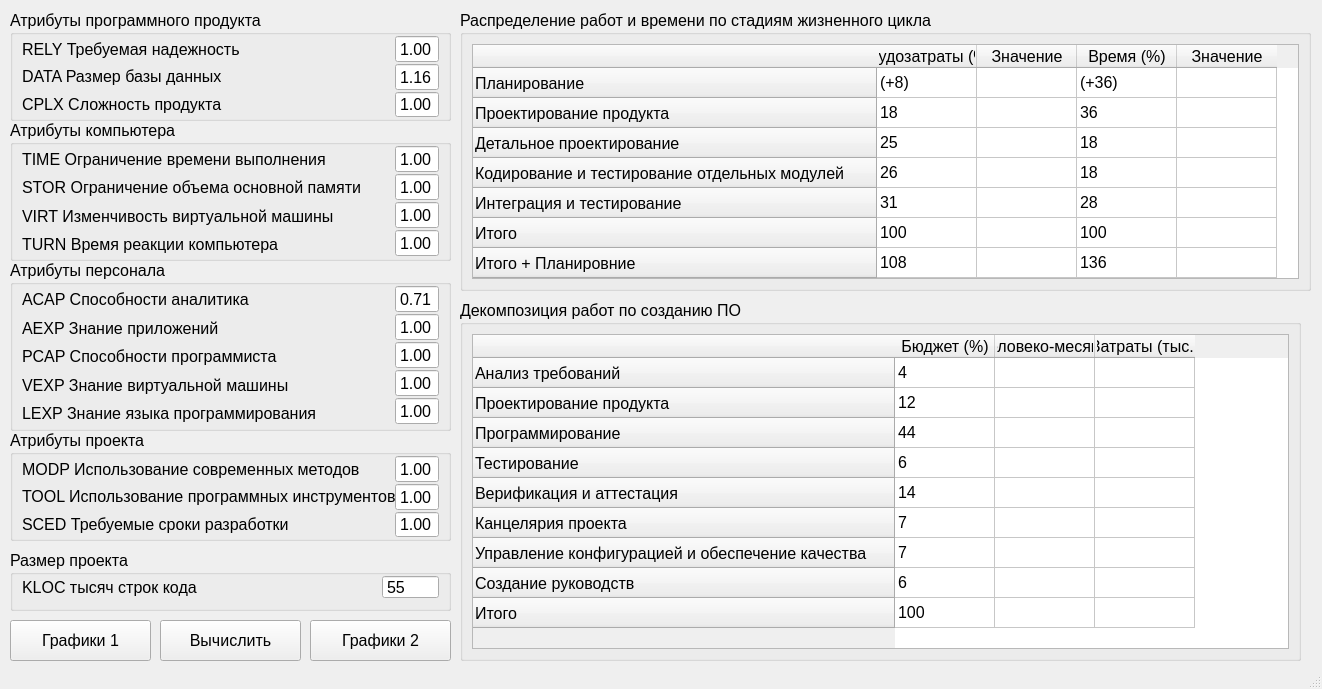
<?xml version="1.0" encoding="UTF-8"?>
<ui version="4.0">
 <class>MainWindow</class>
 <widget class="QMainWindow" name="MainWindow">
  <property name="geometry">
   <rect>
    <x>0</x>
    <y>0</y>
    <width>1322</width>
    <height>689</height>
   </rect>
  </property>
  <property name="font">
   <font>
    <pointsize>12</pointsize>
   </font>
  </property>
  <property name="windowTitle">
   <string>MainWindow</string>
  </property>
  <widget class="QWidget" name="centralwidget">
   <widget class="QGroupBox" name="groupBox">
    <property name="geometry">
     <rect>
      <x>10</x>
      <y>10</y>
      <width>441</width>
      <height>111</height>
     </rect>
    </property>
    <property name="font">
     <font>
      <pointsize>12</pointsize>
     </font>
    </property>
    <property name="title">
     <string>Атрибуты программного продукта</string>
    </property>
    <layout class="QHBoxLayout" name="horizontalLayout">
     <property name="spacing">
      <number>0</number>
     </property>
     <property name="topMargin">
      <number>0</number>
     </property>
     <property name="bottomMargin">
      <number>0</number>
     </property>
     <item>
      <layout class="QVBoxLayout" name="verticalLayout">
       <property name="spacing">
        <number>0</number>
       </property>
       <item>
        <widget class="QLabel" name="label">
         <property name="sizePolicy">
          <sizepolicy hsizetype="Expanding" vsizetype="Preferred">
           <horstretch>0</horstretch>
           <verstretch>0</verstretch>
          </sizepolicy>
         </property>
         <property name="font">
          <font>
           <pointsize>12</pointsize>
          </font>
         </property>
         <property name="text">
          <string>RELY Требуемая надежность</string>
         </property>
        </widget>
       </item>
       <item>
        <widget class="QLabel" name="label_2">
         <property name="sizePolicy">
          <sizepolicy hsizetype="Expanding" vsizetype="Preferred">
           <horstretch>0</horstretch>
           <verstretch>0</verstretch>
          </sizepolicy>
         </property>
         <property name="font">
          <font>
           <pointsize>12</pointsize>
          </font>
         </property>
         <property name="text">
          <string>DATA Размер базы данных</string>
         </property>
        </widget>
       </item>
       <item>
        <widget class="QLabel" name="label_3">
         <property name="sizePolicy">
          <sizepolicy hsizetype="Expanding" vsizetype="Preferred">
           <horstretch>0</horstretch>
           <verstretch>0</verstretch>
          </sizepolicy>
         </property>
         <property name="font">
          <font>
           <pointsize>12</pointsize>
          </font>
         </property>
         <property name="text">
          <string>CPLX Сложность продукта</string>
         </property>
        </widget>
       </item>
      </layout>
     </item>
     <item>
      <layout class="QVBoxLayout" name="verticalLayout_2">
       <property name="spacing">
        <number>0</number>
       </property>
       <item>
        <widget class="QDoubleSpinBox" name="RELY_doubleSpinBox">
         <property name="sizePolicy">
          <sizepolicy hsizetype="Minimum" vsizetype="Fixed">
           <horstretch>0</horstretch>
           <verstretch>0</verstretch>
          </sizepolicy>
         </property>
         <property name="font">
          <font>
           <pointsize>12</pointsize>
          </font>
         </property>
         <property name="buttonSymbols">
          <enum>QAbstractSpinBox::NoButtons</enum>
         </property>
         <property name="minimum">
          <double>0.750000000000000</double>
         </property>
         <property name="maximum">
          <double>1.400000000000000</double>
         </property>
         <property name="value">
          <double>1.000000000000000</double>
         </property>
        </widget>
       </item>
       <item>
        <widget class="QDoubleSpinBox" name="DATA_doubleSpinBox">
         <property name="sizePolicy">
          <sizepolicy hsizetype="Minimum" vsizetype="Fixed">
           <horstretch>0</horstretch>
           <verstretch>0</verstretch>
          </sizepolicy>
         </property>
         <property name="font">
          <font>
           <pointsize>12</pointsize>
          </font>
         </property>
         <property name="buttonSymbols">
          <enum>QAbstractSpinBox::NoButtons</enum>
         </property>
         <property name="minimum">
          <double>0.940000000000000</double>
         </property>
         <property name="maximum">
          <double>1.160000000000000</double>
         </property>
         <property name="value">
          <double>1.160000000000000</double>
         </property>
        </widget>
       </item>
       <item>
        <widget class="QDoubleSpinBox" name="CPLX_doubleSpinBox">
         <property name="sizePolicy">
          <sizepolicy hsizetype="Minimum" vsizetype="Fixed">
           <horstretch>0</horstretch>
           <verstretch>0</verstretch>
          </sizepolicy>
         </property>
         <property name="font">
          <font>
           <pointsize>12</pointsize>
          </font>
         </property>
         <property name="buttonSymbols">
          <enum>QAbstractSpinBox::NoButtons</enum>
         </property>
         <property name="minimum">
          <double>0.700000000000000</double>
         </property>
         <property name="maximum">
          <double>1.650000000000000</double>
         </property>
         <property name="value">
          <double>1.000000000000000</double>
         </property>
        </widget>
       </item>
      </layout>
     </item>
    </layout>
   </widget>
   <widget class="QGroupBox" name="groupBox_2">
    <property name="geometry">
     <rect>
      <x>10</x>
      <y>120</y>
      <width>441</width>
      <height>141</height>
     </rect>
    </property>
    <property name="font">
     <font>
      <pointsize>12</pointsize>
     </font>
    </property>
    <property name="title">
     <string>Атрибуты компьютера</string>
    </property>
    <layout class="QHBoxLayout" name="horizontalLayout_2">
     <property name="spacing">
      <number>0</number>
     </property>
     <property name="topMargin">
      <number>0</number>
     </property>
     <property name="bottomMargin">
      <number>0</number>
     </property>
     <item>
      <layout class="QVBoxLayout" name="verticalLayout_3">
       <property name="spacing">
        <number>0</number>
       </property>
       <item>
        <widget class="QLabel" name="label_4">
         <property name="sizePolicy">
          <sizepolicy hsizetype="Expanding" vsizetype="Preferred">
           <horstretch>0</horstretch>
           <verstretch>0</verstretch>
          </sizepolicy>
         </property>
         <property name="font">
          <font>
           <pointsize>12</pointsize>
          </font>
         </property>
         <property name="text">
          <string>TIME Ограничение времени выполнения</string>
         </property>
        </widget>
       </item>
       <item>
        <widget class="QLabel" name="label_5">
         <property name="sizePolicy">
          <sizepolicy hsizetype="Expanding" vsizetype="Preferred">
           <horstretch>0</horstretch>
           <verstretch>0</verstretch>
          </sizepolicy>
         </property>
         <property name="font">
          <font>
           <pointsize>12</pointsize>
          </font>
         </property>
         <property name="text">
          <string>STOR Ограничение объема основной памяти</string>
         </property>
        </widget>
       </item>
       <item>
        <widget class="QLabel" name="label_6">
         <property name="sizePolicy">
          <sizepolicy hsizetype="Expanding" vsizetype="Preferred">
           <horstretch>0</horstretch>
           <verstretch>0</verstretch>
          </sizepolicy>
         </property>
         <property name="font">
          <font>
           <pointsize>12</pointsize>
          </font>
         </property>
         <property name="text">
          <string>VIRT Изменчивость виртуальной машины</string>
         </property>
        </widget>
       </item>
       <item>
        <widget class="QLabel" name="label_7">
         <property name="sizePolicy">
          <sizepolicy hsizetype="Expanding" vsizetype="Preferred">
           <horstretch>0</horstretch>
           <verstretch>0</verstretch>
          </sizepolicy>
         </property>
         <property name="font">
          <font>
           <pointsize>12</pointsize>
          </font>
         </property>
         <property name="text">
          <string>TURN Время реакции компьютера</string>
         </property>
        </widget>
       </item>
      </layout>
     </item>
     <item>
      <layout class="QVBoxLayout" name="verticalLayout_4">
       <property name="spacing">
        <number>0</number>
       </property>
       <item>
        <widget class="QDoubleSpinBox" name="TIME_doubleSpinBox">
         <property name="font">
          <font>
           <pointsize>12</pointsize>
          </font>
         </property>
         <property name="buttonSymbols">
          <enum>QAbstractSpinBox::NoButtons</enum>
         </property>
         <property name="minimum">
          <double>1.000000000000000</double>
         </property>
         <property name="maximum">
          <double>1.660000000000000</double>
         </property>
         <property name="value">
          <double>1.000000000000000</double>
         </property>
        </widget>
       </item>
       <item>
        <widget class="QDoubleSpinBox" name="STOR_doubleSpinBox">
         <property name="font">
          <font>
           <pointsize>12</pointsize>
          </font>
         </property>
         <property name="buttonSymbols">
          <enum>QAbstractSpinBox::NoButtons</enum>
         </property>
         <property name="minimum">
          <double>1.000000000000000</double>
         </property>
         <property name="maximum">
          <double>1.560000000000000</double>
         </property>
         <property name="value">
          <double>1.000000000000000</double>
         </property>
        </widget>
       </item>
       <item>
        <widget class="QDoubleSpinBox" name="VIRT_doubleSpinBox">
         <property name="font">
          <font>
           <pointsize>12</pointsize>
          </font>
         </property>
         <property name="buttonSymbols">
          <enum>QAbstractSpinBox::NoButtons</enum>
         </property>
         <property name="minimum">
          <double>0.870000000000000</double>
         </property>
         <property name="maximum">
          <double>1.300000000000000</double>
         </property>
         <property name="value">
          <double>1.000000000000000</double>
         </property>
        </widget>
       </item>
       <item>
        <widget class="QDoubleSpinBox" name="TURN_doubleSpinBox">
         <property name="font">
          <font>
           <pointsize>12</pointsize>
          </font>
         </property>
         <property name="buttonSymbols">
          <enum>QAbstractSpinBox::NoButtons</enum>
         </property>
         <property name="minimum">
          <double>0.870000000000000</double>
         </property>
         <property name="maximum">
          <double>1.150000000000000</double>
         </property>
         <property name="value">
          <double>1.000000000000000</double>
         </property>
        </widget>
       </item>
      </layout>
     </item>
    </layout>
   </widget>
   <widget class="QGroupBox" name="groupBox_3">
    <property name="geometry">
     <rect>
      <x>10</x>
      <y>260</y>
      <width>441</width>
      <height>171</height>
     </rect>
    </property>
    <property name="title">
     <string>Атрибуты персонала</string>
    </property>
    <layout class="QHBoxLayout" name="horizontalLayout_3">
     <property name="spacing">
      <number>0</number>
     </property>
     <property name="topMargin">
      <number>0</number>
     </property>
     <property name="bottomMargin">
      <number>0</number>
     </property>
     <item>
      <layout class="QVBoxLayout" name="verticalLayout_7">
       <property name="spacing">
        <number>0</number>
       </property>
       <item>
        <widget class="QLabel" name="label_12">
         <property name="sizePolicy">
          <sizepolicy hsizetype="Expanding" vsizetype="Preferred">
           <horstretch>0</horstretch>
           <verstretch>0</verstretch>
          </sizepolicy>
         </property>
         <property name="font">
          <font>
           <pointsize>12</pointsize>
          </font>
         </property>
         <property name="text">
          <string>ACAP Способности аналитика</string>
         </property>
        </widget>
       </item>
       <item>
        <widget class="QLabel" name="label_13">
         <property name="sizePolicy">
          <sizepolicy hsizetype="Expanding" vsizetype="Preferred">
           <horstretch>0</horstretch>
           <verstretch>0</verstretch>
          </sizepolicy>
         </property>
         <property name="font">
          <font>
           <pointsize>12</pointsize>
          </font>
         </property>
         <property name="text">
          <string>AEXP Знание приложений</string>
         </property>
        </widget>
       </item>
       <item>
        <widget class="QLabel" name="label_14">
         <property name="sizePolicy">
          <sizepolicy hsizetype="Expanding" vsizetype="Preferred">
           <horstretch>0</horstretch>
           <verstretch>0</verstretch>
          </sizepolicy>
         </property>
         <property name="font">
          <font>
           <pointsize>12</pointsize>
          </font>
         </property>
         <property name="text">
          <string>PCAP Способности программиста</string>
         </property>
        </widget>
       </item>
       <item>
        <widget class="QLabel" name="label_15">
         <property name="sizePolicy">
          <sizepolicy hsizetype="Expanding" vsizetype="Preferred">
           <horstretch>0</horstretch>
           <verstretch>0</verstretch>
          </sizepolicy>
         </property>
         <property name="font">
          <font>
           <pointsize>12</pointsize>
          </font>
         </property>
         <property name="text">
          <string>VEXP Знание виртуальной машины</string>
         </property>
        </widget>
       </item>
       <item>
        <widget class="QLabel" name="label_16">
         <property name="sizePolicy">
          <sizepolicy hsizetype="Expanding" vsizetype="Preferred">
           <horstretch>0</horstretch>
           <verstretch>0</verstretch>
          </sizepolicy>
         </property>
         <property name="font">
          <font>
           <pointsize>12</pointsize>
          </font>
         </property>
         <property name="text">
          <string>LEXP Знание языка программирования</string>
         </property>
        </widget>
       </item>
      </layout>
     </item>
     <item>
      <layout class="QVBoxLayout" name="verticalLayout_8">
       <property name="spacing">
        <number>0</number>
       </property>
       <item>
        <widget class="QDoubleSpinBox" name="ACAP_doubleSpinBox">
         <property name="font">
          <font>
           <pointsize>12</pointsize>
          </font>
         </property>
         <property name="buttonSymbols">
          <enum>QAbstractSpinBox::NoButtons</enum>
         </property>
         <property name="minimum">
          <double>0.710000000000000</double>
         </property>
         <property name="maximum">
          <double>1.460000000000000</double>
         </property>
         <property name="value">
          <double>0.710000000000000</double>
         </property>
        </widget>
       </item>
       <item>
        <widget class="QDoubleSpinBox" name="AEXP_doubleSpinBox">
         <property name="font">
          <font>
           <pointsize>12</pointsize>
          </font>
         </property>
         <property name="buttonSymbols">
          <enum>QAbstractSpinBox::NoButtons</enum>
         </property>
         <property name="minimum">
          <double>0.820000000000000</double>
         </property>
         <property name="maximum">
          <double>1.290000000000000</double>
         </property>
         <property name="value">
          <double>1.000000000000000</double>
         </property>
        </widget>
       </item>
       <item>
        <widget class="QDoubleSpinBox" name="PCAP_doubleSpinBox">
         <property name="font">
          <font>
           <pointsize>12</pointsize>
          </font>
         </property>
         <property name="buttonSymbols">
          <enum>QAbstractSpinBox::NoButtons</enum>
         </property>
         <property name="minimum">
          <double>0.700000000000000</double>
         </property>
         <property name="maximum">
          <double>1.420000000000000</double>
         </property>
         <property name="value">
          <double>1.000000000000000</double>
         </property>
        </widget>
       </item>
       <item>
        <widget class="QDoubleSpinBox" name="VEXP_doubleSpinBox">
         <property name="font">
          <font>
           <pointsize>12</pointsize>
          </font>
         </property>
         <property name="buttonSymbols">
          <enum>QAbstractSpinBox::NoButtons</enum>
         </property>
         <property name="minimum">
          <double>0.900000000000000</double>
         </property>
         <property name="maximum">
          <double>1.210000000000000</double>
         </property>
         <property name="value">
          <double>1.000000000000000</double>
         </property>
        </widget>
       </item>
       <item>
        <widget class="QDoubleSpinBox" name="LEXP_doubleSpinBox">
         <property name="font">
          <font>
           <pointsize>12</pointsize>
          </font>
         </property>
         <property name="buttonSymbols">
          <enum>QAbstractSpinBox::NoButtons</enum>
         </property>
         <property name="minimum">
          <double>0.950000000000000</double>
         </property>
         <property name="maximum">
          <double>1.140000000000000</double>
         </property>
         <property name="value">
          <double>1.000000000000000</double>
         </property>
        </widget>
       </item>
      </layout>
     </item>
    </layout>
   </widget>
   <widget class="QGroupBox" name="groupBox_4">
    <property name="geometry">
     <rect>
      <x>10</x>
      <y>430</y>
      <width>441</width>
      <height>111</height>
     </rect>
    </property>
    <property name="title">
     <string>Атрибуты проекта</string>
    </property>
    <layout class="QHBoxLayout" name="horizontalLayout_4">
     <property name="spacing">
      <number>0</number>
     </property>
     <property name="topMargin">
      <number>0</number>
     </property>
     <property name="bottomMargin">
      <number>0</number>
     </property>
     <item>
      <layout class="QVBoxLayout" name="verticalLayout_9">
       <property name="spacing">
        <number>0</number>
       </property>
       <item>
        <widget class="QLabel" name="label_17">
         <property name="sizePolicy">
          <sizepolicy hsizetype="Expanding" vsizetype="Preferred">
           <horstretch>0</horstretch>
           <verstretch>0</verstretch>
          </sizepolicy>
         </property>
         <property name="font">
          <font>
           <pointsize>12</pointsize>
          </font>
         </property>
         <property name="text">
          <string>MODP Использование современных методов</string>
         </property>
        </widget>
       </item>
       <item>
        <widget class="QLabel" name="label_18">
         <property name="sizePolicy">
          <sizepolicy hsizetype="Expanding" vsizetype="Preferred">
           <horstretch>0</horstretch>
           <verstretch>0</verstretch>
          </sizepolicy>
         </property>
         <property name="font">
          <font>
           <pointsize>12</pointsize>
          </font>
         </property>
         <property name="text">
          <string>TOOL Использование программных инструментов</string>
         </property>
        </widget>
       </item>
       <item>
        <widget class="QLabel" name="label_19">
         <property name="sizePolicy">
          <sizepolicy hsizetype="Expanding" vsizetype="Preferred">
           <horstretch>0</horstretch>
           <verstretch>0</verstretch>
          </sizepolicy>
         </property>
         <property name="font">
          <font>
           <pointsize>12</pointsize>
          </font>
         </property>
         <property name="text">
          <string>SCED Требуемые сроки разработки</string>
         </property>
        </widget>
       </item>
      </layout>
     </item>
     <item>
      <layout class="QVBoxLayout" name="verticalLayout_10">
       <property name="spacing">
        <number>0</number>
       </property>
       <item>
        <widget class="QDoubleSpinBox" name="MODP_doubleSpinBox">
         <property name="font">
          <font>
           <pointsize>12</pointsize>
          </font>
         </property>
         <property name="buttonSymbols">
          <enum>QAbstractSpinBox::NoButtons</enum>
         </property>
         <property name="minimum">
          <double>0.820000000000000</double>
         </property>
         <property name="maximum">
          <double>1.240000000000000</double>
         </property>
         <property name="value">
          <double>1.000000000000000</double>
         </property>
        </widget>
       </item>
       <item>
        <widget class="QDoubleSpinBox" name="TOOL_doubleSpinBox">
         <property name="font">
          <font>
           <pointsize>12</pointsize>
          </font>
         </property>
         <property name="buttonSymbols">
          <enum>QAbstractSpinBox::NoButtons</enum>
         </property>
         <property name="minimum">
          <double>0.820000000000000</double>
         </property>
         <property name="maximum">
          <double>1.240000000000000</double>
         </property>
         <property name="value">
          <double>1.000000000000000</double>
         </property>
        </widget>
       </item>
       <item>
        <widget class="QDoubleSpinBox" name="SCED_doubleSpinBox">
         <property name="font">
          <font>
           <pointsize>12</pointsize>
          </font>
         </property>
         <property name="buttonSymbols">
          <enum>QAbstractSpinBox::NoButtons</enum>
         </property>
         <property name="minimum">
          <double>1.000000000000000</double>
         </property>
         <property name="maximum">
          <double>1.400000000000000</double>
         </property>
         <property name="value">
          <double>1.000000000000000</double>
         </property>
        </widget>
       </item>
      </layout>
     </item>
    </layout>
   </widget>
   <widget class="QGroupBox" name="groupBox_5">
    <property name="geometry">
     <rect>
      <x>10</x>
      <y>550</y>
      <width>441</width>
      <height>61</height>
     </rect>
    </property>
    <property name="title">
     <string>Размер проекта</string>
    </property>
    <layout class="QHBoxLayout" name="horizontalLayout_5">
     <property name="spacing">
      <number>0</number>
     </property>
     <property name="topMargin">
      <number>0</number>
     </property>
     <property name="bottomMargin">
      <number>9</number>
     </property>
     <item>
      <widget class="QLabel" name="label_20">
       <property name="sizePolicy">
        <sizepolicy hsizetype="Expanding" vsizetype="Preferred">
         <horstretch>0</horstretch>
         <verstretch>0</verstretch>
        </sizepolicy>
       </property>
       <property name="text">
        <string>KLOC тысяч строк кода</string>
       </property>
      </widget>
     </item>
     <item>
      <widget class="QSpinBox" name="KLOC_spinBox">
       <property name="buttonSymbols">
        <enum>QAbstractSpinBox::NoButtons</enum>
       </property>
       <property name="maximum">
        <number>10000</number>
       </property>
       <property name="value">
        <number>55</number>
       </property>
      </widget>
     </item>
    </layout>
   </widget>
   <widget class="QGroupBox" name="groupBox_6">
    <property name="geometry">
     <rect>
      <x>460</x>
      <y>10</y>
      <width>851</width>
      <height>281</height>
     </rect>
    </property>
    <property name="title">
     <string>Распределение работ и времени по стадиям жизненного цикла</string>
    </property>
    <layout class="QGridLayout" name="gridLayout">
     <item row="0" column="0">
      <widget class="QTableWidget" name="tableWidget">
       <property name="editTriggers">
        <set>QAbstractItemView::NoEditTriggers</set>
       </property>
       <property name="selectionMode">
        <enum>QAbstractItemView::NoSelection</enum>
       </property>
       <row>
        <property name="text">
         <string>Планирование</string>
        </property>
       </row>
       <row>
        <property name="text">
         <string>Проектирование продукта</string>
        </property>
       </row>
       <row>
        <property name="text">
         <string>Детальное проектирование</string>
        </property>
       </row>
       <row>
        <property name="text">
         <string>Кодирование и тестирование отдельных модулей</string>
        </property>
       </row>
       <row>
        <property name="text">
         <string>Интеграция и тестирование</string>
        </property>
       </row>
       <row>
        <property name="text">
         <string>Итого</string>
        </property>
       </row>
       <row>
        <property name="text">
         <string>Итого + Планировние</string>
        </property>
       </row>
       <column>
        <property name="text">
         <string>Трудозатраты (%)</string>
        </property>
       </column>
       <column>
        <property name="text">
         <string>Значение</string>
        </property>
       </column>
       <column>
        <property name="text">
         <string>Время (%)</string>
        </property>
       </column>
       <column>
        <property name="text">
         <string>Значение</string>
        </property>
       </column>
       <item row="0" column="0">
        <property name="text">
         <string>(+8)</string>
        </property>
       </item>
       <item row="0" column="2">
        <property name="text">
         <string>(+36)</string>
        </property>
       </item>
       <item row="1" column="0">
        <property name="text">
         <string>18</string>
        </property>
       </item>
       <item row="1" column="2">
        <property name="text">
         <string>36</string>
        </property>
       </item>
       <item row="2" column="0">
        <property name="text">
         <string>25</string>
        </property>
       </item>
       <item row="2" column="2">
        <property name="text">
         <string>18</string>
        </property>
       </item>
       <item row="3" column="0">
        <property name="text">
         <string>26</string>
        </property>
       </item>
       <item row="3" column="2">
        <property name="text">
         <string>18</string>
        </property>
       </item>
       <item row="4" column="0">
        <property name="text">
         <string>31</string>
        </property>
       </item>
       <item row="4" column="2">
        <property name="text">
         <string>28</string>
        </property>
       </item>
       <item row="5" column="0">
        <property name="text">
         <string>100</string>
        </property>
       </item>
       <item row="5" column="2">
        <property name="text">
         <string>100</string>
        </property>
       </item>
       <item row="6" column="0">
        <property name="text">
         <string>108</string>
        </property>
       </item>
       <item row="6" column="2">
        <property name="text">
         <string>136</string>
        </property>
       </item>
      </widget>
     </item>
    </layout>
   </widget>
   <widget class="QGroupBox" name="groupBox_7">
    <property name="geometry">
     <rect>
      <x>460</x>
      <y>300</y>
      <width>841</width>
      <height>361</height>
     </rect>
    </property>
    <property name="title">
     <string>Декомпозиция работ по созданию ПО</string>
    </property>
    <layout class="QGridLayout" name="gridLayout_2">
     <item row="0" column="0">
      <widget class="QTableWidget" name="tableWidget_2">
       <property name="editTriggers">
        <set>QAbstractItemView::NoEditTriggers</set>
       </property>
       <property name="selectionMode">
        <enum>QAbstractItemView::NoSelection</enum>
       </property>
       <row>
        <property name="text">
         <string>Анализ требований</string>
        </property>
       </row>
       <row>
        <property name="text">
         <string>Проектирование продукта</string>
        </property>
       </row>
       <row>
        <property name="text">
         <string>Программирование</string>
        </property>
       </row>
       <row>
        <property name="text">
         <string>Тестирование</string>
        </property>
       </row>
       <row>
        <property name="text">
         <string>Верификация и аттестация</string>
        </property>
       </row>
       <row>
        <property name="text">
         <string>Канцелярия проекта</string>
        </property>
       </row>
       <row>
        <property name="text">
         <string>Управление конфигурацией и обеспечение качества</string>
        </property>
       </row>
       <row>
        <property name="text">
         <string>Создание руководств</string>
        </property>
       </row>
       <row>
        <property name="text">
         <string>Итого</string>
        </property>
       </row>
       <column>
        <property name="text">
         <string>Бюджет (%)</string>
        </property>
       </column>
       <column>
        <property name="text">
         <string>Человеко-месяцы</string>
        </property>
       </column>
       <column>
        <property name="text">
         <string>Затраты (тыс.)</string>
        </property>
       </column>
       <item row="0" column="0">
        <property name="text">
         <string>4</string>
        </property>
       </item>
       <item row="1" column="0">
        <property name="text">
         <string>12</string>
        </property>
       </item>
       <item row="2" column="0">
        <property name="text">
         <string>44</string>
        </property>
       </item>
       <item row="3" column="0">
        <property name="text">
         <string>6</string>
        </property>
       </item>
       <item row="4" column="0">
        <property name="text">
         <string>14</string>
        </property>
       </item>
       <item row="5" column="0">
        <property name="text">
         <string>7</string>
        </property>
       </item>
       <item row="6" column="0">
        <property name="text">
         <string>7</string>
        </property>
       </item>
       <item row="7" column="0">
        <property name="text">
         <string>6</string>
        </property>
       </item>
       <item row="8" column="0">
        <property name="text">
         <string>100</string>
        </property>
       </item>
      </widget>
     </item>
    </layout>
   </widget>
   <widget class="QPushButton" name="calculate_btn">
    <property name="geometry">
     <rect>
      <x>160</x>
      <y>620</y>
      <width>141</width>
      <height>41</height>
     </rect>
    </property>
    <property name="text">
     <string>Вычислить</string>
    </property>
   </widget>
   <widget class="QPushButton" name="task1_pushButton">
    <property name="geometry">
     <rect>
      <x>10</x>
      <y>620</y>
      <width>141</width>
      <height>41</height>
     </rect>
    </property>
    <property name="text">
     <string>Графики 1</string>
    </property>
   </widget>
   <widget class="QPushButton" name="task2_pushButton">
    <property name="geometry">
     <rect>
      <x>310</x>
      <y>620</y>
      <width>141</width>
      <height>41</height>
     </rect>
    </property>
    <property name="text">
     <string>Графики 2</string>
    </property>
   </widget>
  </widget>
  <widget class="QMenuBar" name="menubar">
   <property name="geometry">
    <rect>
     <x>0</x>
     <y>0</y>
     <width>1322</width>
     <height>27</height>
    </rect>
   </property>
  </widget>
  <widget class="QStatusBar" name="statusbar"/>
 </widget>
 <resources/>
 <connections/>
</ui>
